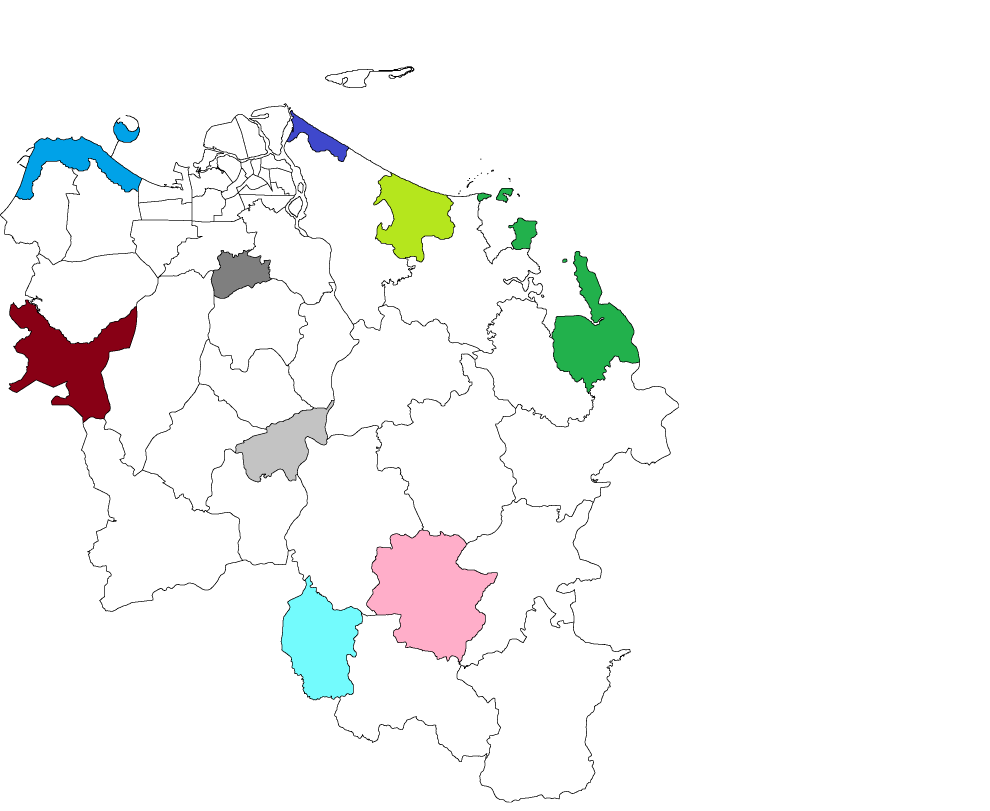
#> input picture 海南省村界/town/Empty_map/Haikou_2002_a.png, 2968 x 2432 px, found by its file name (shown at 1/3 size)
$ python recon.py
#> lines starting #> are read from the running program, lines starting #| are printed output that depends on the picture
# -*- coding: utf-8 -*-
"""侦察：颜色提取 + 配准 + 色块归属到当前海口乡镇。"""
import os, json
import numpy as np
import geopandas as gpd
import pandas as pd
from PIL import Image
from rasterio.transform import Affine
from rasterio.features import rasterize
from shapely.geometry import Polygon
from shapely.ops import unary_union

BASE = r"D:\Windows\Documents\海南省村界\海南省村界"
TOWN = os.path.join(BASE, "town")
EMPTY = os.path.join(TOWN, "Empty_map")
SHP = os.path.join(BASE, "海南村界.shp")
HT = os.path.join(TOWN, "Hainan2002", "Hainan_town.shp")

TARGET_CRS = "EPSG:32649"
HAIKOU = "4601"

COLORS = {
    "新海乡": (0x00, 0xA2, 0xE8),
    "薛样乡": (0x7F, 0x7F, 0x7F),
    "美安镇": (0x88, 0x00, 0x15),
    "东营镇": (0x3F, 0x48, 0xCC),
    "桂林洋镇": (0xB5, 0xE6, 0x1D),
    "演海镇": (0x22, 0xB1, 0x4C),
    "美仁坡乡": (0xC3, 0xC3, 0xC3),
    "新民乡": (0x73, 0xFB, 0xFD),
    "谭文镇": (0xFF, 0xAE, 0xC9),
}


def rgba(path):
    return np.array(Image.open(path).convert("RGBA"))
#> returned value is the input picture: shape (2432, 2968, 4); mean R, G, B, A 246.1, 246.8, 246, 255


def main():
    a = rgba(os.path.join(EMPTY, "Haikou_2002_a.png"))
    b = rgba(os.path.join(EMPTY, "Haikou_2002.png"))
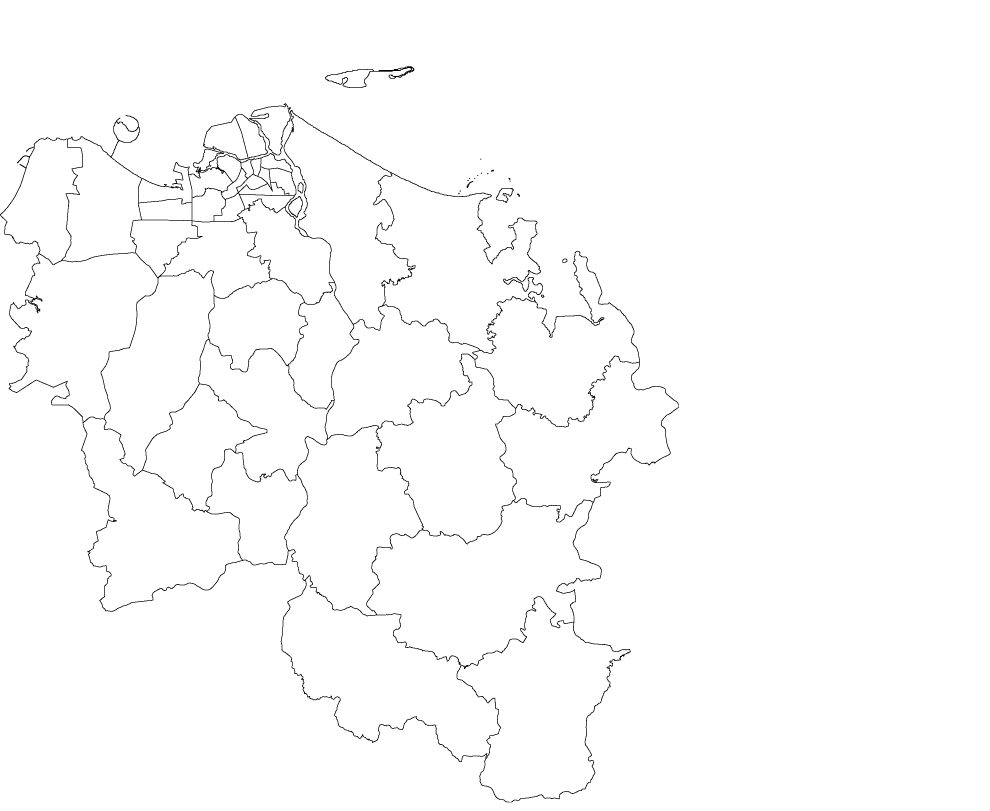
#> input picture 海南省村界/town/Haikou_2002.png, 2968 x 2432 px, found by its file name (shown at 1/3 size)
#> in rgba, returned value is the input picture: shape (2432, 2968, 4); mean R, G, B, A 252.3, 252.3, 252.3, 255
    print("a shape", a.shape, "b shape", b.shape)
#| a shape (2432, 2968, 4) b shape (2432, 2968, 4)
    # 色块统计
    rgb = a[:, :, :3].astype(np.int32)
    key = (rgb[:, :, 0] * 65536 + rgb[:, :, 1] * 256 + rgb[:, :, 2])
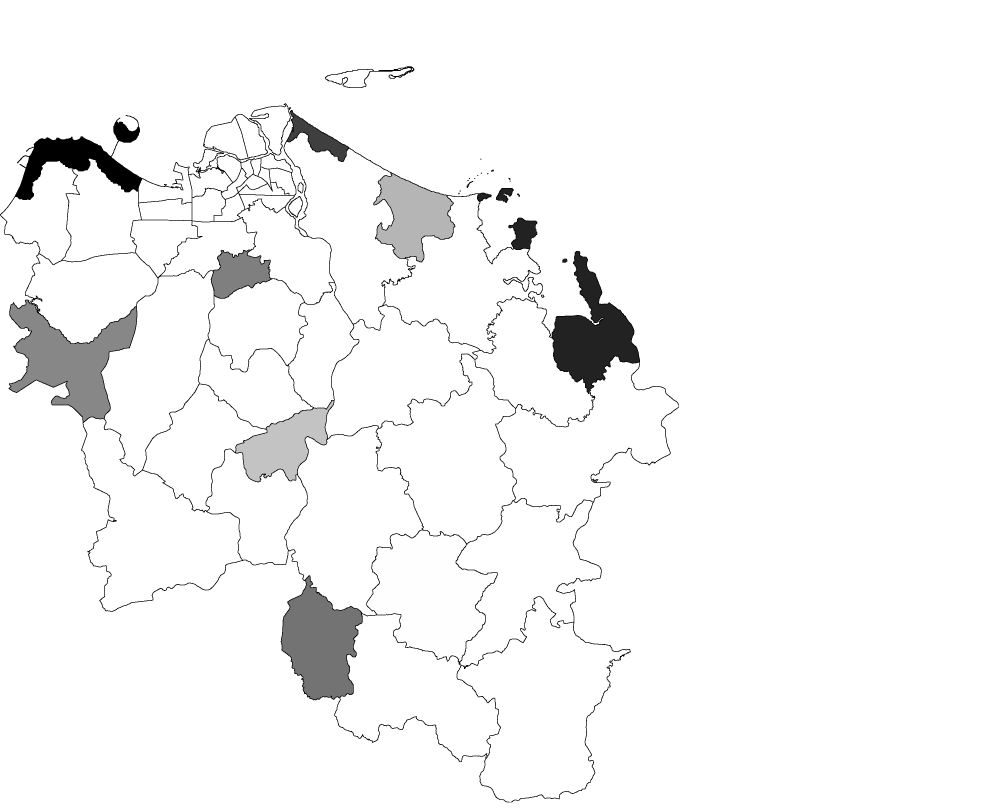
#> key: shape (2432, 2968) int32 (shown at 1/3 size); min 0, max 16777215, mean 16189109.4; drawn with min black and max white
    uniq, cnt = np.unique(key, return_counts=True)
#> uniq = 19 values from 0 to 16777215; cnt = 19 values, max 6743286 at index 18, min 1 at index 10, mean 379904
    print("--- Haikou_2002_a.png 调色板 ---")
    for k, c in sorted(zip(uniq, cnt), key=lambda t: -t[1]):
        print(f"  #{k>>16:02X}{(k>>8)&255:02X}{k&255:02X}  {c}")
#> this loop made 19 passes
#> (k, c) on passes 1 to 12: (16777215, 6743286), (16756425, 95084), (0, 84918), (8912917, 61951), (7601149, 55044), (2273612, 54425), (11920925, 36648), (12829635, 33428), (41704, 28616), (8355711, 15743), (4147404, 8304), (2302755, 226)
#|   #FFFFFF  6743286
#|   #FFAEC9  95084
#|   #000000  84918
#|   #880015  61951
#|   #73FBFD  55044
#|   #22B14C  54425
#|   #B5E61D  36648
#|   #C3C3C3  33428
#> (further printed lines are left out)

    print("--- Haikou_2002.png 调色板 ---")
    rgb2 = b[:, :, :3].astype(np.int32)
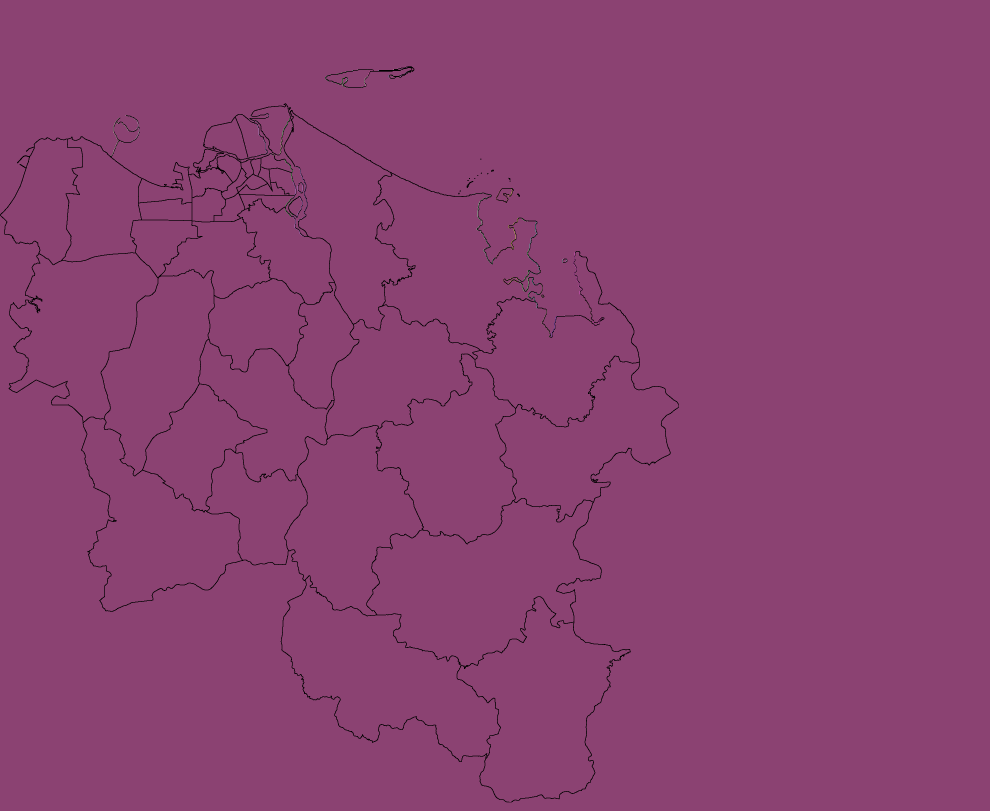
#> rgb2: shape (2432, 2968, 3) int32 (shown at 1/3 size); 33 distinct labels, from 0 to 255; one colour per label, 0 black
    k2 = (rgb2[:, :, 0] * 65536 + rgb2[:, :, 1] * 256 + rgb2[:, :, 2])
    for k, c in sorted(zip(*np.unique(k2, return_counts=True)), key=lambda t: -t[1]):
        print(f"  #{k>>16:02X}{(k>>8)&255:02X}{k&255:02X}  {c}")
#> this loop made 33 passes
#> (k, c) on passes 1 to 12: (16777215, 7140116), (0, 75360), (855309, 283), (2302755, 228), (789516, 179), (2171169, 165), (2236962, 156), (197379, 154), (1973790, 142), (2368548, 138), (2565927, 138), (2105376, 129)
#|   #FFFFFF  7140116
#|   #000000  75360
#|   #0D0D0D  283
#|   #232323  228
#|   #0C0C0C  179
#|   #212121  165
#|   #222222  156
#|   #030303  154
#> (further printed lines are left out)

    # ---------- 当前海口 base ----------
    gdf = gpd.read_file(HT, encoding="utf-8").to_crs(TARGET_CRS)
    gdf["CODE"] = gdf["CODE"].astype(str)
    hk = gdf[gdf["CODE"].str.startswith(HAIKOU)].copy()
    uu = unary_union(list(hk.geometry)).buffer(0)
    print("海口 base 单元", len(hk), "面积", round(uu.area / 1e6, 2))
    minx, miny, maxx, maxy = uu.bounds
    print("bounds", minx, miny, maxx, maxy,
          "w/h km", round((maxx - minx) / 1000, 2), round((maxy - miny) / 1000, 2))

    # ---------- 配准：不同 (sx,ox,oy) 尝试 ----------
    W, H = 2968, 2432
    dark = (a[:, :, :3].sum(2) < 300) & (a[:, :, 3] > 0)
    print("dark px", int(dark.sum()))

    best = None
    for sx in (20.0, 25.0, 30.0, 35.0, 36.0, 40.0):
        Wr = int(round((maxx - minx) / sx))
        Hr = int(round((maxy - miny) / sx))
        if Wr <= 0 or Hr <= 0 or Wr > W or Hr > H:
            continue
        ssx = (maxx - minx) / Wr
        ssy = (maxy - miny) / Hr
        lab = rasterize([(g, i + 1) for i, g in enumerate(hk.geometry)],
                        out_shape=(Hr, Wr), transform=Affine(ssx, 0, minx, 0, -ssy, maxy),
                        fill=0, dtype="int32")
        B0 = np.zeros((Hr, Wr), bool)
        B0[1:, :] |= lab[1:, :] != lab[:-1, :]
        B0[:, 1:] |= lab[:, 1:] != lab[:, :-1]
        B0 |= lab > 0
        bb = np.zeros((Hr, Wr), bool)
        bb[1:, :] |= lab[1:, :] != lab[:-1, :]
        bb[:, 1:] |= lab[:, 1:] != lab[:, :-1]
        for oy in range(0, H - Hr + 1, 10):
            for ox in range(0, W - Wr + 1, 10):
                ov = int((dark[oy:oy + Hr, ox:ox + Wr] & bb).sum())
                if best is None or ov > best[0]:
                    best = (ov, sx, Wr, Hr, ox, oy)
    print("粗配准 best:", best)


if __name__ == "__main__":
    main()
#> (the call stopped at in main, `gdf = gpd.read_file(HT, encoding="utf-8").to_crs(TARGET_CRS)`: geopandas is not available in this run)
